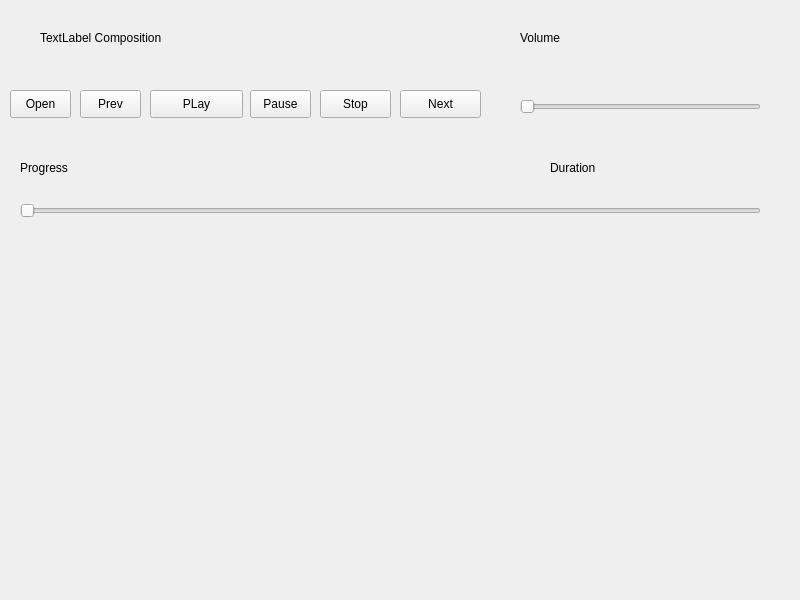
<?xml version="1.0" encoding="UTF-8"?>
<ui version="4.0">
 <class>Widget</class>
 <widget class="QWidget" name="Widget">
  <property name="geometry">
   <rect>
    <x>0</x>
    <y>0</y>
    <width>800</width>
    <height>600</height>
   </rect>
  </property>
  <property name="windowTitle">
   <string>Winamp</string>
  </property>
  <property name="windowIcon">
   <iconset resource="Icons.qrc">
    <normaloff>:/ICO/ICO/sound_icon-icons.com_74449.ico</normaloff>:/ICO/ICO/sound_icon-icons.com_74449.ico</iconset>
  </property>
  <widget class="QPushButton" name="pushButtonPlay">
   <property name="geometry">
    <rect>
     <x>150</x>
     <y>90</y>
     <width>93</width>
     <height>28</height>
    </rect>
   </property>
   <property name="text">
    <string>PLay</string>
   </property>
  </widget>
  <widget class="QPushButton" name="pushButtonPause">
   <property name="geometry">
    <rect>
     <x>250</x>
     <y>90</y>
     <width>61</width>
     <height>28</height>
    </rect>
   </property>
   <property name="text">
    <string>Pause</string>
   </property>
  </widget>
  <widget class="QPushButton" name="pushButtonStop">
   <property name="geometry">
    <rect>
     <x>320</x>
     <y>90</y>
     <width>71</width>
     <height>28</height>
    </rect>
   </property>
   <property name="text">
    <string>Stop</string>
   </property>
  </widget>
  <widget class="QLabel" name="label_Composition">
   <property name="geometry">
    <rect>
     <x>40</x>
     <y>30</y>
     <width>441</width>
     <height>16</height>
    </rect>
   </property>
   <property name="text">
    <string>TextLabel Composition</string>
   </property>
  </widget>
  <widget class="QPushButton" name="pushButtonOpen">
   <property name="geometry">
    <rect>
     <x>10</x>
     <y>90</y>
     <width>61</width>
     <height>28</height>
    </rect>
   </property>
   <property name="text">
    <string>Open</string>
   </property>
  </widget>
  <widget class="QPushButton" name="Prev">
   <property name="geometry">
    <rect>
     <x>80</x>
     <y>90</y>
     <width>61</width>
     <height>28</height>
    </rect>
   </property>
   <property name="text">
    <string>Prev</string>
   </property>
  </widget>
  <widget class="QPushButton" name="pushButtonNext">
   <property name="geometry">
    <rect>
     <x>400</x>
     <y>90</y>
     <width>81</width>
     <height>28</height>
    </rect>
   </property>
   <property name="text">
    <string>Next</string>
   </property>
  </widget>
  <widget class="QLabel" name="label_Volume">
   <property name="geometry">
    <rect>
     <x>520</x>
     <y>30</y>
     <width>241</width>
     <height>16</height>
    </rect>
   </property>
   <property name="text">
    <string>Volume</string>
   </property>
  </widget>
  <widget class="QSlider" name="horizontalSliderVolume">
   <property name="geometry">
    <rect>
     <x>520</x>
     <y>91</y>
     <width>241</width>
     <height>31</height>
    </rect>
   </property>
   <property name="orientation">
    <enum>Qt::Horizontal</enum>
   </property>
  </widget>
  <widget class="QSlider" name="horizontalSliderProgress">
   <property name="geometry">
    <rect>
     <x>20</x>
     <y>200</y>
     <width>741</width>
     <height>22</height>
    </rect>
   </property>
   <property name="orientation">
    <enum>Qt::Horizontal</enum>
   </property>
  </widget>
  <widget class="QLabel" name="labelProgress">
   <property name="geometry">
    <rect>
     <x>20</x>
     <y>160</y>
     <width>161</width>
     <height>16</height>
    </rect>
   </property>
   <property name="text">
    <string>Progress</string>
   </property>
  </widget>
  <widget class="QLabel" name="labelDuration">
   <property name="geometry">
    <rect>
     <x>550</x>
     <y>160</y>
     <width>191</width>
     <height>16</height>
    </rect>
   </property>
   <property name="text">
    <string>Duration</string>
   </property>
  </widget>
 </widget>
 <resources>
  <include location="Icons.qrc"/>
 </resources>
 <connections/>
</ui>
